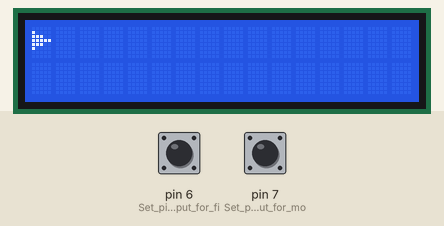
This sketch was run on a simulated Arduino Uno, built with avr-gcc and run on an emulated ATmega328P. Parts: 16×2 character LCD. The inputs (shaded band) are chosen by the test bench; at power-on: pin 6 (Set_pin_6_as_input_for_fi) HIGH, pin 7 (Set_pin_7_as_input_for_mo) HIGH. Random numbers use the default seed unless the sketch sets one.

Above: at 4.2 s.
4.3 s: pin 6 (Set_pin_6_as_input_for_fi) pulled LOW for 0.65 s
At 5.27 s:
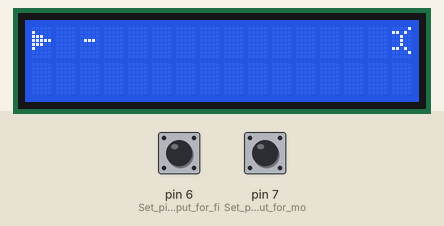
7.3 s: pin 7 (Set_pin_7_as_input_for_mo) pulled LOW for 0.65 s
At 7.68 s:
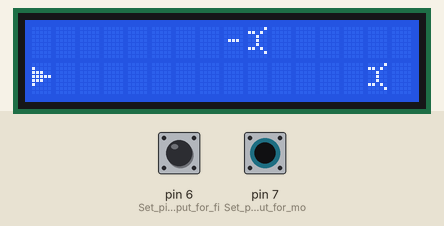
10.1 s: pin 6 (Set_pin_6_as_input_for_fi) pulled LOW for 1 s
At 10.49 s:
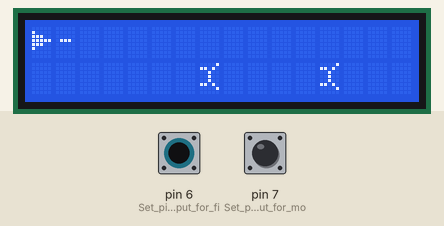
13.4 s: pin 7 (Set_pin_7_as_input_for_mo) pulled LOW for 1 s
At 15.7 s:
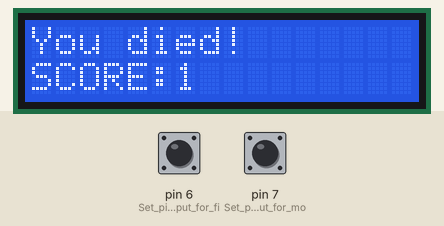
16.6 s: pin 6 (Set_pin_6_as_input_for_fi) driven LOW and pin 7 (Set_pin_7_as_input_for_mo) driven LOW
19.7 s: pin 7 (Set_pin_7_as_input_for_mo) driven HIGH
At 21.14 s:
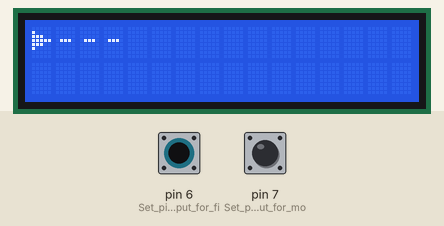
Timing chart, 0 to 22.7 s (numbered marks = the images above; inputs shaded):
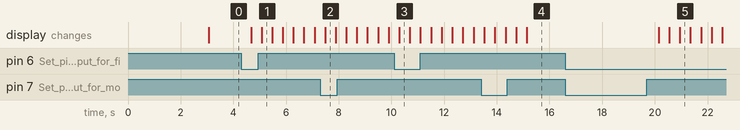

The sketch:

lcdspacegame.ino
```cpp
/*

 Space shooter for 16x2 LCD display.  The LiquidCrystal
 library works with all LCD displays that are compatible with the
 Hitachi HD44780 driver. There are many of them out there, and you
 can usually tell them by the 16-pin interface.

  The circuit:
 * LCD RS pin to digital pin 12
 * LCD Enable pin to digital pin 11
 * LCD D4 pin to digital pin 5
 * LCD D5 pin to digital pin 4
 * LCD D6 pin to digital pin 3
 * LCD D7 pin to digital pin 2
 * LCD R/W pin to ground
 * LCD VSS pin to ground
 * LCD VCC pin to 5V
 * 10K resistor:
 * ends to +5V and ground
 * wiper to LCD VO pin (pin 3)
 *Two switches (or buttons) with respective outputs going to digital pins 7 and 6
 *ends to ground and to +5V through a resistor (some hunderds of ohms possibly enough)
*/

// include the library code:
#include <LiquidCrystal.h>
#include <stdlib.h>
#include <stdio.h>
#include "game.h"

// initialize the library with the numbers of the interface pins
LiquidCrystal lcd(12, 11, 5, 4, 3, 2);

void setup() {
  // set up the LCD's number of columns and rows:
  lcd.begin(16, 2);
  lcd.print("SPACE INVADERS"); //Is not printed if is printed after createChar, mysterious
  pinMode(7,INPUT);          //Set pin 7 as input for moving the ship
  pinMode(6,INPUT);          //Set pin 6 as input for firing
  lcd.createChar(0, bullet); //Create own characters
  lcd.createChar(1, ship);
  lcd.createChar(2, monster);
  //Characters that don't fit to the LCD will not be printed
  delay(3000);
  lcd.clear();  //Clear the screen
  Serial.begin(9600);
}


void game_end(int score)
{
  lcd.clear();
  lcd.setCursor(0,0);
  lcd.print("You died!");
  lcd.setCursor(0,1);
  lcd.print("SCORE:");
  lcd.print(score);
  delay(5000);
  loop();
}

void loop() {
  // set the cursor to column 0, line 1
  // (note: line 1 is the second row, since counting begins with 0):
  lcd.clear();
  lcd.setCursor(0, 0);
  //Create structs for game objects
  avatar player = {1,0,0}; //Alive, score, ypos
  enemy enemies[15];  //Start enemies list from the last position
  enemies[0]={1,15,0};
  projectile projectiles[31]; //Same for projectiles
  //Draw our ship (Could be X-wing and enemies tie fighters!)
  //Writing only if monster is alive
  //For loop for monsters that upgrades their position etc
  //Counter that creates new monster periodically
  int button1=0;    //Moving ship
  int button2=0;    //Firing
  int oldpos=0;     //For clearing screen
  int k=0;          //For counting
  int monstn=0;     //Number of monsters on screen
  int projn=0;      //Number of projectiles on screen
  int rproj=0;      //For resetting projectiles
  int rmonst=0;     //For resetting monsters
  int state=1;      //State of the game, 1 = game loop, 0 = game_end()
  while(state==1)
  {
    //MOVEMENT
    button1=digitalRead(7);
    if(button1==0)
    {
      if(player.ypos==1)
        player.ypos=0;
      else if(player.ypos==0)
        player.ypos=1;

    }
    lcd.setCursor(0,player.ypos);
    lcd.write(byte(1)); //Player
    //Clear player when moved
    if(oldpos!=player.ypos)
    {
      lcd.setCursor(0,oldpos);
      lcd.print(" ");
      oldpos=player.ypos;
    }

    //SHOOTING
    button2=digitalRead(6);
    if(button2==0 && projn<BULLETS)
    {
      projectiles[projn]={1,1,player.ypos}; //Create new projectile
      projn++;  //Increment amount of projectiles on screen

    }
    //Reset projectiles
    //Perhaps make some overheat thing
    //Wait for some seconds before shooting
    if(rproj>=BULLETS)
    {
      projn=0;
      rproj=0;
    }
    //Reset monsters
    if(rmonst>=MONSTERS)
    {
      monstn=0;
      rmonst=0;
    }
    int i=0;
    int j=rand() % 2;
    int a=1;
    //Draw monsters
    for(i;i<monstn;i++)
    {
      if(enemies[i].alive!=0)
      {
        lcd.setCursor(enemies[i].xpos,enemies[i].ypos);
        lcd.write(byte(2));
        //lcd.print(enemies[i].alive); //This for debugging
        //Check for collision with player
        if(enemies[i].xpos==0 && enemies[i].ypos==player.ypos)
        {
          game_end(player.score);
          state=0; //Exit while loop
        }
        //Check if monsters have passed the screen
        if(enemies[i].xpos<0)
        {
          enemies[i].alive=0;
          //monstn--;
          rmonst++;
        }
        //Check for collision with projectiles
        int p=0;
        for(p;p<projn;p++)
        {
          if((enemies[i].xpos==projectiles[p].xpos || enemies[i].xpos==projectiles[p].xpos-1) && enemies[i].ypos==projectiles[p].ypos && projectiles[p].alive==1)
          {
            enemies[i].alive=0;     //Kill enemy
            //Clear enemy (and projectile)
            lcd.setCursor(enemies[i].xpos,enemies[i].ypos);
            lcd.print(" ");
            //monstn--;
            rmonst++;
            player.score++;         //Increment player score
            projectiles[p].alive=0; //Projectile exploded
            //projn--;
            rproj++;
          }
        }
      }
    }
    //Draw projectiles
    int c=0;
    for(c;c<projn;c++)
    {
      if(projectiles[c].alive!=0)
      {
        lcd.setCursor(projectiles[c].xpos,projectiles[c].ypos);
        lcd.write(byte(0));
        //lcd.print(projectiles[c].alive);  //For debugging
        //Remove projectiles that have crossed the screen
        if(projectiles[c].xpos>16)
        {
          projectiles[c].alive=0;
          //projn--;
          rproj++;
        }
      }
    }


    delay(400);
    //Clear screen
    for(i=0;i<monstn;i++)
    {
      if(enemies[i].alive!=0)
      {
        lcd.setCursor(enemies[i].xpos,enemies[i].ypos);
        lcd.print(" ");
        enemies[i].xpos--; //Advance enemies
      }
    }
    for(c=0;c<projn;c++)
    {
      if(projectiles[c].alive!=0)
      {
        lcd.setCursor(projectiles[c].xpos,projectiles[c].ypos);
        lcd.print(" ");
        projectiles[c].xpos++;
      }
    }


    k++;
    //Create new monsters periodically
    //With higher level the period decreases
    //Amount of delay could also decrease
    if(k==5 && rmonst<MONSTERS)
    {
      monstn++;                   //Increase number of monsters (on the screen)
      int y=rand() % 2;           //First or second row
      enemies[monstn-1]={1,15,y}; //Initialize monster
      k=0;
    }
  }
}
```

game.h
```cpp
/* Definitions and variables
*/
#define BULLETS 5
#define MONSTERS 10

//Game graphics made with special characters
byte bullet[8]{
  B00000,
  B00000,
  B00000,
  B01110,
  B00000,
  B00000,
  B00000,
};

byte ship[8]{
  B00000,
  B10000,
  B11100,
  B11111,
  B11100,
  B10000,
  B00000,
};

byte monster[8]{
  B00001,
  B11010,
  B00100,
  B00100,
  B00100,
  B11010,
  B00001,
};


//Structures for player, monsters etc.

typedef struct
{
  int alive; //One hit to kill
  int score;
  int ypos; //Either 0 or 1, xpos is fixed
}avatar;

typedef struct
{
  int alive; //One hit to kill
  int xpos;  //Between 0 and 15
  int ypos;  //One or zero
}enemy;

typedef struct
{
  int alive;  //If bullet has collided
  int xpos;
  int ypos;
}projectile;
```

Measured:
- after the input at 16.6 s, every drawn part: stays the same
- what the display in image 1 shows lasts 0.4 s, from 5.1 s to 5.5 s
